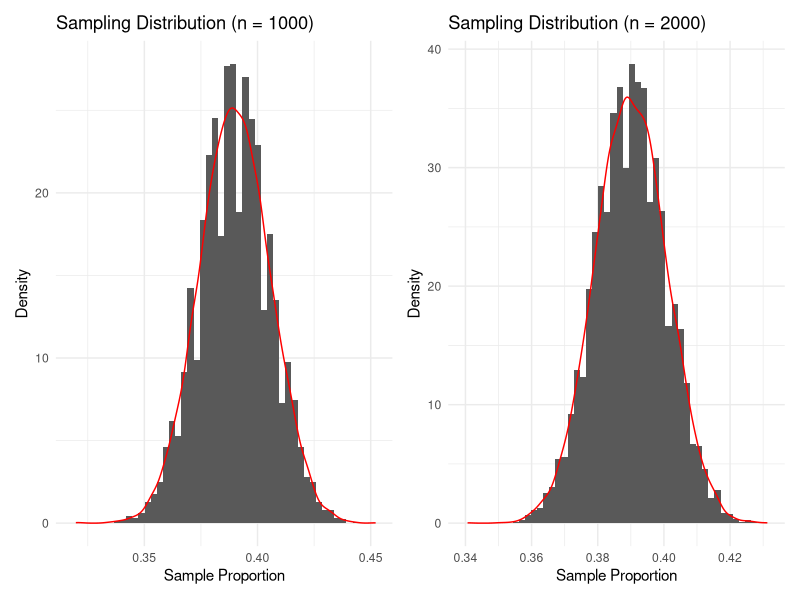
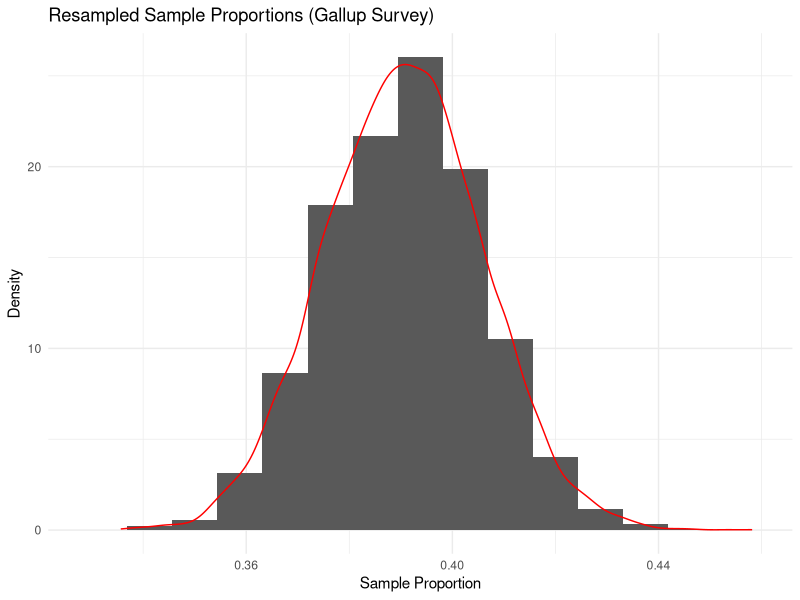
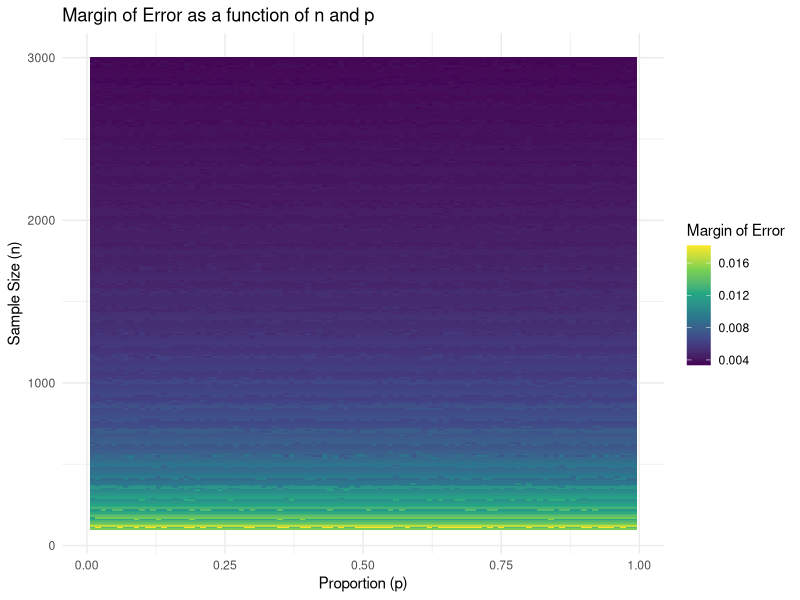

These figures' R source, in order:
library(ggplot2)
library(tidyverse)
library(patchwork)

# 1 Basic Simulation

true.prob = 0.39
n1 = 1004
n2 = 2008
simulations = 10000

poll1 = rbinom(simulations, n1, true.prob) / n1

poll2 = rbinom(simulations, n2, true.prob) / n2

plot_simulation = function(polls, title){
  df = data.frame(polls)
  ggplot(df, aes(x = polls)) +
    geom_histogram(aes(y = after_stat(density)), bins = 50) + 
    geom_density(color = "red") +
    labs(title = title,
         x = "Sample Proportion",
         y = "Density") + 
    theme_minimal()
}

plot1 = plot_simulation(poll1, "Sampling Distribution (n = 1000)")
plot2 = plot_simulation(poll2, "Sampling Distribution (n = 2000)")

(plot1 | plot2)


range1 = quantile(poll1, c(0.025, 0.975))
range1
range2 = quantile(poll2, c(0.025, 0.975))
range2

margin.error1 = (range1[2] - range1[1]) / 2
margin.error1
margin.error2 = (range2[2] - range2[1]) / 2
margin.error2


# 2 Resampling

n = 1004
satisfied = round(n * 0.39)

og.sample = tibble(
  id = 1:n,
  measurement = c(rep(1,satisfied), rep(0, n - satisfied))
)

og.sample |>
  summarize(mean = mean(measurement))

resample.means = numeric(10000)

for (i in 1:10000){
  resample.id = sample(1:n, size = n, replace = TRUE)
  resample.means[i] = mean(og.sample$measurement[resample.id])
}

resample.df = tibble(p.hat = resample.means)

ggplot(resample.df, aes(x = p.hat)) + 
  geom_histogram(aes(y = after_stat(density)), bins = 15) +
  geom_density(color = "red") +
  labs(title = "Resampled Sample Proportions (Gallup Survey)",
       x = "Sample Proportion",
       y = "Density") +
  theme_minimal()

range.95 = quantile(resample.means, c(0.025, 0.975))
range.95
margin.error = (range.95[2] - range.95[1]) / 2
margin.error


# 3 Simulation over n and p

n.values = seq(100, 3000, by = 10)
p.values = seq(0.01, 0.99, by = 0.01)

results = expand.grid(n = n.values, p = p.values) |>
  mutate(n = as.numeric(n), p = as.numeric(p))

set.seed(123)

for (i in 1:nrow(results)){
  n = results$n[i]
  for (j in 1:ncol(results)){
    p = results$p[j]
    
    simus = rbinom(10000, n, p) / n
    range_95 = quantile(simus, c(0.025, 0.975))
    results$margin_error[i] = (range_95[2] - range_95[1]) / 2
  }
}
ggplot(results, aes(x = p, y = n, fill = margin_error)) +
  geom_tile() +
  labs(title = "Margin of Error as a function of n and p",
       x = "Proportion (p)",
       y = "Sample Size (n)",
       fill = "Margin of Error") +
  theme_minimal()+
  scale_fill_viridis_c()


# 4 




